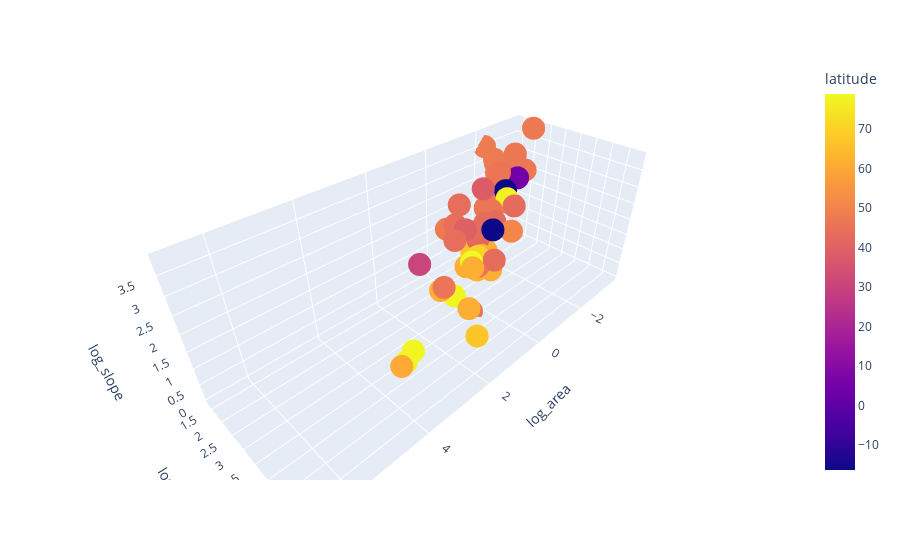

Here is the notebook cell this chart was saved with:
### Code cell
fig = px.scatter_3d(df, x='log_area', y='log_thickness', z='log_slope',
              color='latitude')
fig.show()
